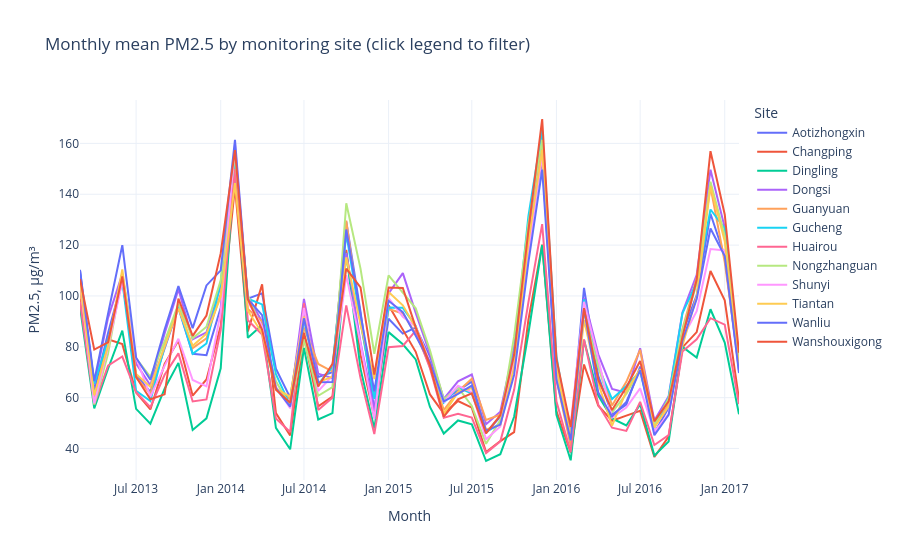

The cell this chart's notebook holds for it:
### Markdown cell above
**Interactive visualisations (Plotly)** — click legend entries to filter sites, hover for values.

### Code cell
eda.interactive_trend_fig(df).show()
